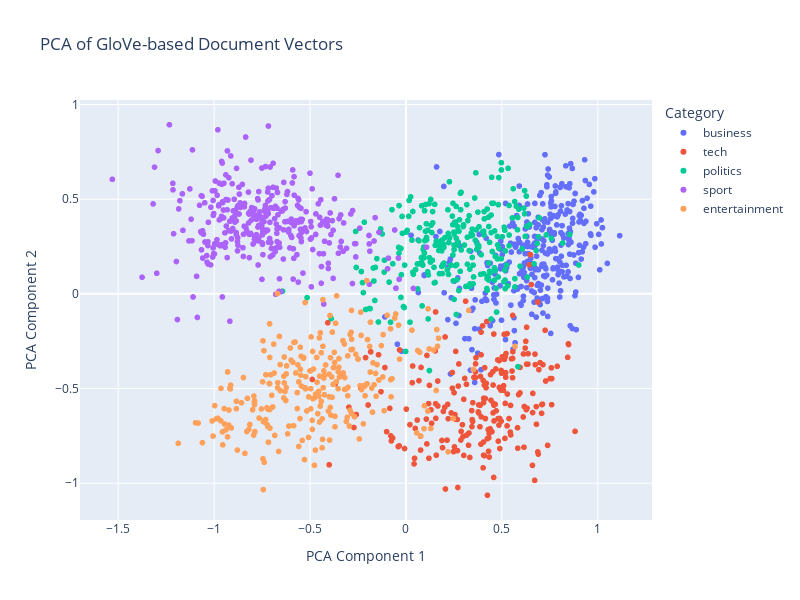

Notebook source saved alongside this figure:
### Markdown cell above
## Principle Component Analysis (PCA)

I will use PCA to extract the most important features from the document vectors. Following plot shows the first two principal components of the document vectors. This will help us visualize the data and understand the distribution of the documents in the vector space.

### Code cell
X = np.stack(df['doc_vector'].values)
print(X.shape)
pca = PCA(n_components=5, random_state=CONFIG['RANDOM_STATE'])
X_reduced = pca.fit_transform(X)

fig = px.scatter(
    x=X_reduced[:, 0],
    y=X_reduced[:, 1],
    color=df['Category'],
    labels={'x': 'PCA Component 1', 'y': 'PCA Component 2', 'color': 'Category'},
    title='PCA of GloVe-based Document Vectors',
    width=800,
    height=600
)
fig.show()

### Figure 1 — Plotly figure (JSON) as saved in the notebook; plotly's stock layout.template omitted (floating-point values rounded to 4 significant figures; data arrays with more than 128 entries replaced by an {"elided": "..."} marker saying what was removed)
{"data": [{"hovertemplate": "Category=business<br>PCA Component 1=%{x}<br>PCA Component 2=%{y}<extra></extra>", "legendgroup": "business", "marker": {"color": "#636efa", "symbol": "circle"}, "mode": "markers", "name": "business", "showlegend": true, "type": "scattergl", "x": {"elided": "335 float values"}, "xaxis": "x", "y": {"elided": "335 float values"}, "yaxis": "y"}, {"hovertemplate": "Category=tech<br>PCA Component 1=%{x}<br>PCA Component 2=%{y}<extra></extra>", "legendgroup": "tech", "marker": {"color": "#EF553B", "symbol": "circle"}, "mode": "markers", "name": "tech", "showlegend": true, "type": "scattergl", "x": {"elided": "234 float values"}, "xaxis": "x", "y": {"elided": "234 float values"}, "yaxis": "y"}, {"hovertemplate": "Category=politics<br>PCA Component 1=%{x}<br>PCA Component 2=%{y}<extra></extra>", "legendgroup": "politics", "marker": {"color": "#00cc96", "symbol": "circle"}, "mode": "markers", "name": "politics", "showlegend": true, "type": "scattergl", "x": {"elided": "266 float values"}, "xaxis": "x", "y": {"elided": "266 float values"}, "yaxis": "y"}, {"hovertemplate": "Category=sport<br>PCA Component 1=%{x}<br>PCA Component 2=%{y}<extra></extra>", "legendgroup": "sport", "marker": {"color": "#ab63fa", "symbol": "circle"}, "mode": "markers", "name": "sport", "showlegend": true, "type": "scattergl", "x": {"elided": "342 float values"}, "xaxis": "x", "y": {"elided": "342 float values"}, "yaxis": "y"}, {"hovertemplate": "Category=entertainment<br>PCA Component 1=%{x}<br>PCA Component 2=%{y}<extra></extra>", "legendgroup": "entertainment", "marker": {"color": "#FFA15A", "symbol": "circle"}, "mode": "markers", "name": "entertainment", "showlegend": true, "type": "scattergl", "x": {"elided": "263 float values"}, "xaxis": "x", "y": {"elided": "263 float values"}, "yaxis": "y"}], "layout": {"height": 600, "legend": {"title": {"text": "Category"}, "tracegroupgap": 0}, "title": {"text": "PCA of GloVe-based Document Vectors"}, "width": 800, "xaxis": {"anchor": "y", "domain": [0, 1], "title": {"text": "PCA Component 1"}}, "yaxis": {"anchor": "x", "domain": [0, 1], "title": {"text": "PCA Component 2"}}}}
